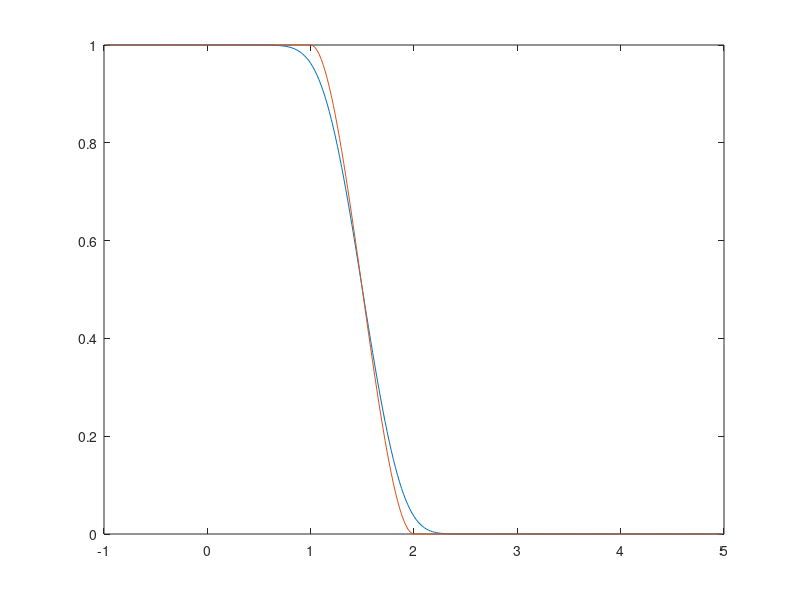

Write the MATLAB code that produced this figure.
% Advection equation 

t0 = 0;
tf = 1;
x0 = -1;
xf = 5;
a = 1;

N = 300;

h = (xf-x0)/300;

delt = 0.5*h;

x = zeros(N-1,1);
u0 = zeros(N-1,1);
for j=1:N-1
    x(j) = x0+j*h;
    if(x(j) < 0)
        u0(j) = 1;
    end
    if(x(j) >=0 && x(j) <=1)
        u0(j) = 2*x(j)^3 -3*x(j)^2+1;
    end
    if(x(j)>1)
        u0(j) = 0;
    end
end

M = fix((tf-t0)/delt);

unew = zeros(N-1,1);
for k=1:M
    unew(N-1) = (u0(N-2))/2 + (a*delt/(2*h))*(u0(N-2));
    unew(1) = (u0(2)+1)/2 - (a*delt/(2*h))*(u0(2)-1);
    for j=2:N-2
        unew(j) = (u0(j+1)+u0(j-1))/2 - (a*delt/(2*h))*(u0(j+1)-u0(j-1));
    end
    plot(x,unew);
    pause(0.01);
    u0 = unew;
end

exact = zeros(N-1,1);
for j=1:N-1
    if(x(j) < tf)
        exact(j) = 1;
    end
    if(x(j) >= tf && x(j) <= 1+tf)
        exact(j) = 2*(x(j)-tf)^3 - 3*(x(j)-tf)^2 + 1;
    end
    if(x(j)> 1+tf)
        exact(j) = 0;
    end
end
plot(x,unew,x,exact);